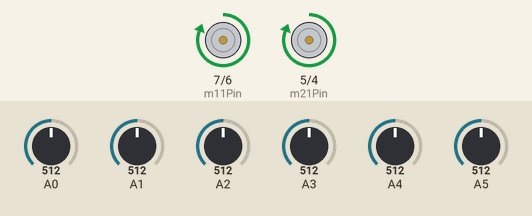
This sketch was run on a simulated Arduino Uno, built with avr-gcc and run on an emulated ATmega328P. Parts: motor-driver pin pairs drawn as motors (green arrow = first pin HIGH = forward, orange = second pin HIGH = backward, longer = more drive, scaled by the enable pin). Inputs (shaded band) come from the test bench; at power-on: A0 = 512, A1 = 512, A2 = 512, A3 = 512, A4 = 512, A5 = 512.

Above: at 8.0 s.
8.1 s: A0 set to 530
At 9.3 s:
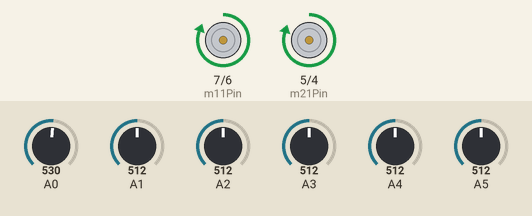
9.6 s: A1 set to 716
At 10.6 s:
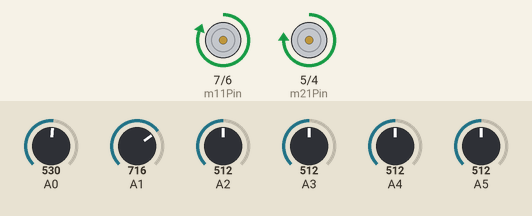
11.1 s: A2 set to 716
At 11.8 s:
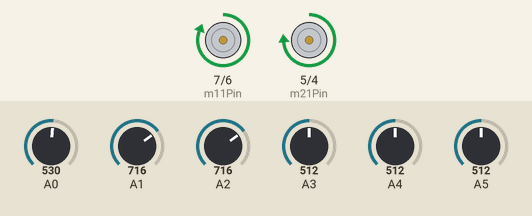
12.6 s: A3 set to 555
At 12.9 s:
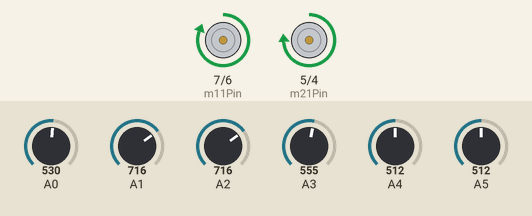
14.1 s: A4 set to 716
At 15.2 s:
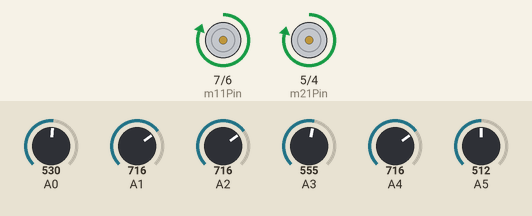
15.6 s: A5 set to 306
Timing chart, 0 to 18.1 s (numbered marks = the images above; inputs shaded):
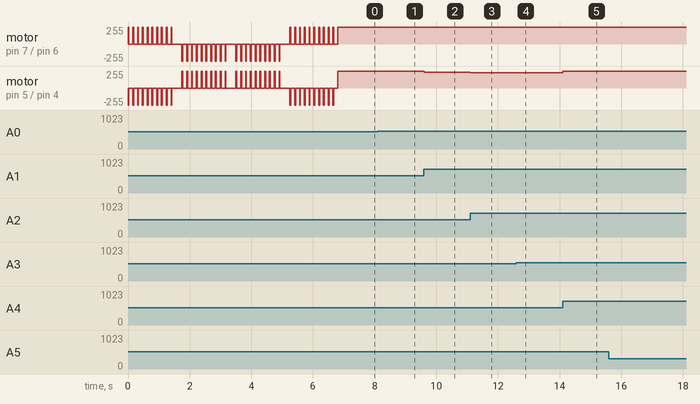

The sketch:

code.ino
```cpp
#include <QTRSensors.h>

const int m11Pin = 7;
const int m12Pin = 6;
const int m21Pin = 5;
const int m22Pin = 4;
const int m1Enable = 11;
const int m2Enable = 10;

int m1Speed;
int m2Speed;
int baseSpeed = 255;

QTRSensors qtr;

const int sensorCount = 6;
int sensorValues[sensorCount];

struct PID
{
  float kp;
  float ki;
  float kd;

  float error;
  float derivative;
  float integral;

  unsigned long lastCall;
  PID(float _kp, float _ki, float _kd)
  {
    kp = _kp;
    ki = _ki;
    kd = _kd;

    error = 0;
    integral = 0;
    derivative = 0;

    lastCall = 0ul;
  }

  float pass(float newError)
  {
    unsigned long now = millis();

    float delta = (now - lastCall) / 1000.0f;

    integral += newError * delta;
    derivative = (newError - error) / delta;
    error = newError;

    lastCall = now;

    return kp * error + ki * integral + kd * derivative;
  }
};

PID pid(-500, 0, -50);

void setup()
{
  pinMode(m11Pin, OUTPUT);
  pinMode(m12Pin, OUTPUT);
  pinMode(m21Pin, OUTPUT);
  pinMode(m22Pin, OUTPUT);
  pinMode(m1Enable, OUTPUT);
  pinMode(m2Enable, OUTPUT);

  qtr.setTypeAnalog();
  qtr.setSensorPins((const uint8_t[]) { A0, A1, A2, A3, A4, A5 }, sensorCount);

  calibrate();
}

void loop()
{
  float error = getError();

  float val = pid.pass(error);

  changeSpeed(val);
}

void calibrate()
{
  for (int i = 0; i < 10; i++)
  {
    setMotorSpeed(255, -255);
    delay(30);
    setMotorSpeed(0, 0);
    delay(100);

    qtr.calibrate();
  }

  delay(200);

  for (int i = 0; i < 10; i++)
  {
    setMotorSpeed(-255, 255);
    delay(30);
    setMotorSpeed(0, 0);
    delay(100);

    qtr.calibrate();
  }

  delay(200);

  for (int i = 0; i < 10; i++)
  {
    setMotorSpeed(-255, 255);
    delay(30);
    setMotorSpeed(0, 0);
    delay(100);

    qtr.calibrate();
  }

  delay(200);

  for (int i = 0; i < 10; i++)
  {
    setMotorSpeed(255, -255);
    delay(30);
    setMotorSpeed(0, 0);
    delay(100);

    qtr.calibrate();
  }
}

void setMotorSpeed(int speed1, int speed2)
{
  if (speed1 == 0)
  {
    digitalWrite(m11Pin, LOW);
    digitalWrite(m12Pin, LOW);
    analogWrite(m1Enable, speed1);
  }
  else if (speed1 > 0)
  {
    digitalWrite(m11Pin, HIGH);
    digitalWrite(m12Pin, LOW);
    analogWrite(m1Enable, speed1);
  }
  else
  {
    digitalWrite(m11Pin, LOW);
    digitalWrite(m12Pin, HIGH);
    analogWrite(m1Enable, -speed1);
  }

  if (speed2 == 0)
  {
    digitalWrite(m21Pin, LOW);
    digitalWrite(m22Pin, LOW);
    analogWrite(m2Enable, speed2);
  }
  else if (speed2 > 0)
  {
    digitalWrite(m21Pin, HIGH);
    digitalWrite(m22Pin, LOW);
    analogWrite(m2Enable, speed2);
  }
  else
  {
    digitalWrite(m21Pin, LOW);
    digitalWrite(m22Pin, HIGH);
    analogWrite(m2Enable, -speed2);
  }
}

float getError()
{
  int read = qtr.readLineBlack(sensorValues) - 2500;

  return read / 2500.0f;
}

void changeSpeed(float val)
{
  m1Speed = baseSpeed;
  m2Speed = baseSpeed;

  m1Speed += val;
  m2Speed -= val;

  m1Speed = constrain(m1Speed, -255, 255);
  m2Speed = constrain(m2Speed, -255, 255);

  setMotorSpeed(m1Speed, m2Speed);
}
```

Measured:
- after the input at 8.1 s, motor on pin 5 (m21Pin) / pin 4 (m22Pin): forward 255/255 → forward 252/255 at once
- after the input at 9.6 s, motor on pin 5 (m21Pin) / pin 4 (m22Pin): forward 252/255 → forward 233/255 at once
- after the input at 11.1 s, motor on pin 5 (m21Pin) / pin 4 (m22Pin): forward 233/255 → forward 229/255 at once
- after the input at 12.6 s, motor on pin 5 (m21Pin) / pin 4 (m22Pin): forward 229/255 → forward 230/255 at once
- after the input at 14.1 s, motor on pin 5 (m21Pin) / pin 4 (m22Pin): forward 230/255 → forward 248/255 at once
